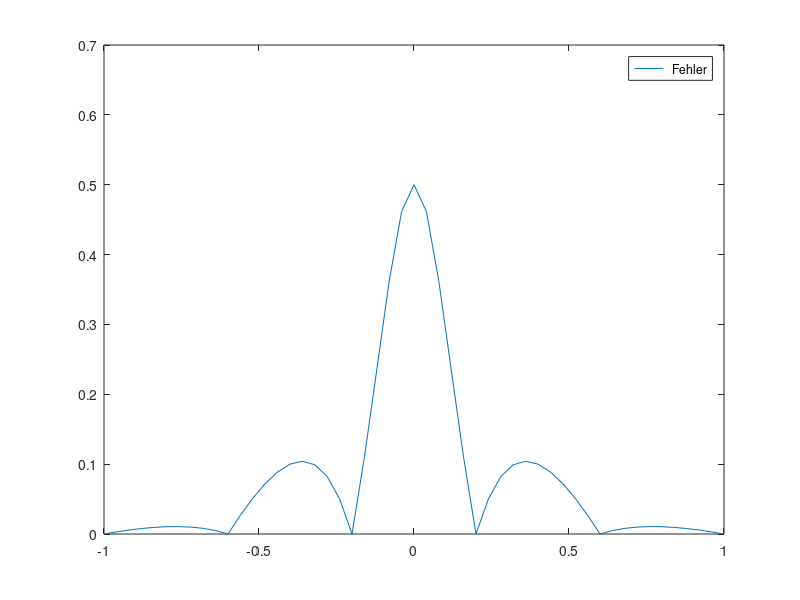

The MATLAB source for this figure:
clear all

runge = @(x) 1./(1+25*x.^2);
xreal = -1:0.01:1;

N = input('Anzahhl der Stuetzstellen - 1 := N: ')

%Schritweite h berechnen
h = 2/N

%Stuetzstellenvektor x berechnen
x = -1:h:1;

for i=1:N+1
  %Stutzwertevektor f berechnen
  f(i) = runge(x(i));
endfor

for i=1:N
  %Anstiege m_i berechnen
  m(i) = (f(i+1)-f(i))./(x(i+1)-x(i));
  %Achsenabschnitte n_i berechnen
  n(i) = f(i);
endfor

x
f
m
n

plot(x, f, "-;Interpolation;", xreal, runge(xreal), "-;Rungefunktion;")

%Fehlerfunktion berechnen
M = 10 * N
h_neu = 2/M
x_Fehler = -1:h_neu:1;

k = 1;
for i=1:N
  %in jedem dieser Durchläufe ist der Spline-Abschnitt der Selbe
  for j=1:10
    y_Fehler(k) = abs(runge(x_Fehler(k)) - (n(i) + abs(abs(x_Fehler(k)) - abs(x(i))) * m(i)));
    k = k + 1;
  endfor
endfor

y_Fehler(k) = 0;

plot(x_Fehler, y_Fehler, "-; Fehler;")
